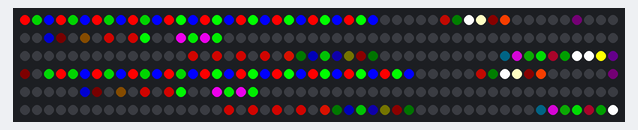
Bench run of a sketch on a simulated Arduino Uno, built with avr-gcc and run on an emulated ATmega328P. On the bench: 300 RGB LEDs in strip order, left to right, continuing on the next row.

Above: at 0.1 s.

The sketch:

led_test.ino
```cpp
#include <Wire.h> // Library for I2C communication
#include <FastLED.h>

#define DATA_PIN 11
#define BRIGHTNESS 255
int num_leds = 30;
int32_t colors[6]={0xFF0000,0x00FF00, 0x0000FF, 0xFF0000,0x00FF00, 0x0000FF};
CRGB leds[35];

void setup() {
  // put your setup code here, to run once:
  FastLED.addLeds<NEOPIXEL, DATA_PIN>(leds, 300);
  for(int i=0;i<num_leds;i++){
    leds[i] = CRGB::Black;
   }
  FastLED.show();
  Serial.begin(9600);
  FastLED.setBrightness(BRIGHTNESS);
}

void loop() {
  // put your main code here, to run repeatedly:
  for(int i = 0;i < num_leds; i++){
    leds[i] = colors[i % 3];
    if(i % 3 == 0) {
      leds[i] = CRGB::Red;
    }
    else if(i % 3 == 1) {
      leds[i] = CRGB::Green;
    }
    else {
      leds[i] = CRGB::Blue;
    }
    if(i > 11) {
      if(i % 3 == 0) {
        leds[i] = 0xFF0000;
      }
      else if(i % 3 == 1) {
        leds[i] = 0x00FF00;
      }
      else {
        leds[i] = 0x0000FF;
      }
    }
  }
  FastLED.show();
  delay(3000);
}
```
